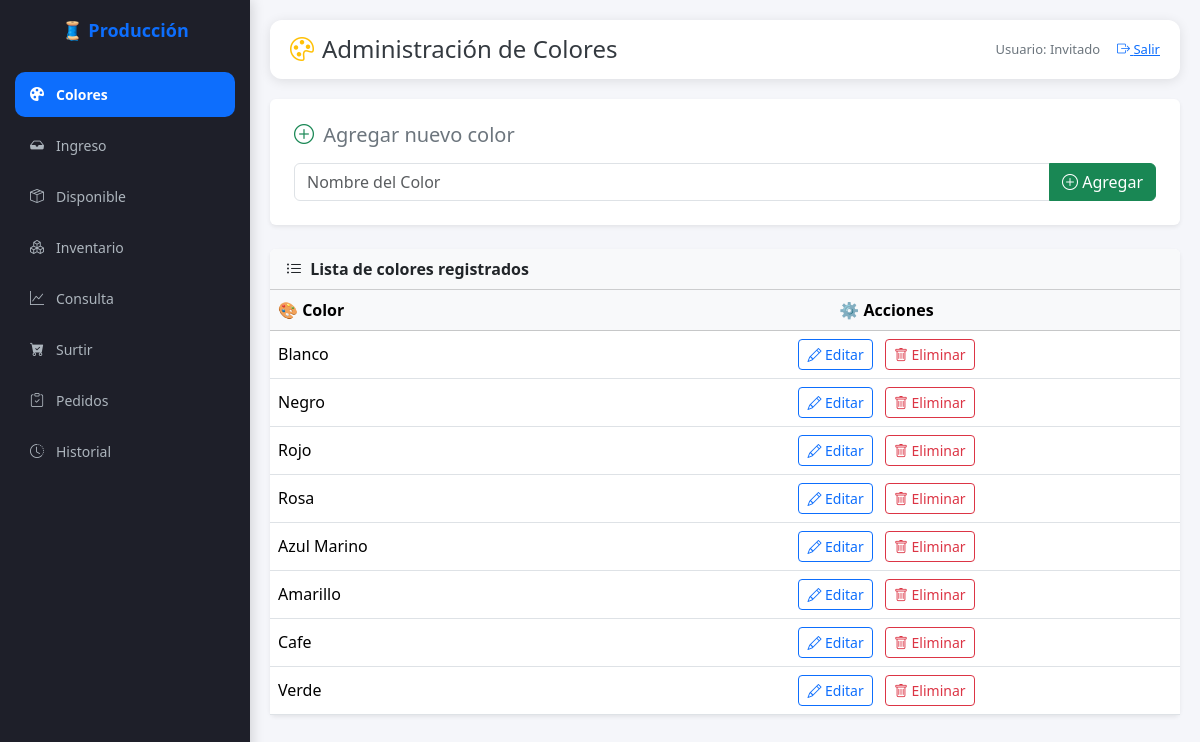
The page /colores on the database its author committed.
### modelos.py (models this page shows, shortened)
class Color(db.Model):
    __tablename__ = "color"
    id = db.Column(db.Integer, primary_key=True)
    nombre = db.Column(db.String(50), unique=True, nullable=False)
    cortes = db.relationship("Corte", back_populates="color")  # 🔥 aquí
    inventarios = db.relationship("Inventario", back_populates="color")  # 🆕 aquí

### app.py (the view, shortened to what this page needs)
@app.route("/colores", methods=["GET", "POST"])
def gestionar_colores():
    colores = Color.query.all()
    return render_template("colores.html", colores=colores)

### templates/colores.html (shortened to what this page needs)
{% extends "base.html" %}
{% block header %}
<div class="d-flex align-items-center gap-2">
  <i class="bi bi-palette fs-4 text-warning"></i>
  <h4 class="mb-0">Administración de Colores</h4>
</div>
{% endblock %}
{% block content %}
<div class="card p-4 shadow-sm border-0">
  <h5 class="mb-3 text-secondary"><i class="bi bi-plus-circle me-1 text-success"></i> Agregar nuevo color</h5>
  <form method="POST" action="{{ url_for('gestionar_colores') }}">
    <div class="input-group">
      <input type="text" class="form-control" name="nombre" placeholder="Nombre del Color" required>
      <button class="btn btn-success" type="submit" data-bs-toggle="tooltip" title="Registrar color">
        <i class="bi bi-plus-circle"></i> Agregar
      </button>
    </div>
  </form>
</div>
<div class="card mt-4 shadow-sm border-0">
  <div class="card-header bg-light fw-semibold">
    <i class="bi bi-list-ul me-1"></i> Lista de colores registrados
  </div>
  <div class="card-body p-0">
    <table class="table table-hover align-middle mb-0">
      <thead class="table-light">
        <tr>
          <th>🎨 Color</th>
          <th class="text-center">⚙️ Acciones</th>
        </tr>
      </thead>
      <tbody>
        {% for c in colores %}
        <tr>
          <td>{{ c.nombre }}</td>
          <td class="text-center">
            <a href="{{ url_for('editar_color', id=c.id) }}" class="btn btn-sm btn-outline-primary me-2" data-bs-toggle="tooltip" title="Editar color">
              <i class="bi bi-pencil"></i> Editar
            </a>
            <a href="{{ url_for('eliminar_color', id=c.id) }}" class="btn btn-sm btn-outline-danger"
               onclick="return confirm('¿Seguro que deseas eliminar este color?')" data-bs-toggle="tooltip" title="Eliminar color">
              <i class="bi bi-trash"></i> Eliminar
            </a>
          </td>
        </tr>
        {% else %}
        <tr>
          <td colspan="2" class="text-center text-muted py-4">
            <i class="bi bi-emoji-frown me-1"></i> No hay colores registrados
          </td>
        </tr>
        {% endfor %}
      </tbody>
    </table>
  </div>
</div>
{% endblock %}

### templates/base.html (style rules this page uses)
* { margin: 0; padding: 0; box-sizing: border-box; }
html, body { height: 100%; width: 100%; }
body { font-family: 'Segoe UI', Tahoma, Geneva, Verdana, sans-serif; background: #f5f6fa; display: flex; flex-direction: column; padding-bottom: 80px; }

### rows shown on the page
Color: nombre "Blanco"
Color: nombre "Negro"
Color: nombre "Rojo"
Color: nombre "Rosa"
Color: nombre "Azul Marino"
Color: nombre "Amarillo"
Color: nombre "Cafe"
Color: nombre "Verde"

### other values the page prints
{{ session.get('usuario', 'Invitado') }} "Invitado"
